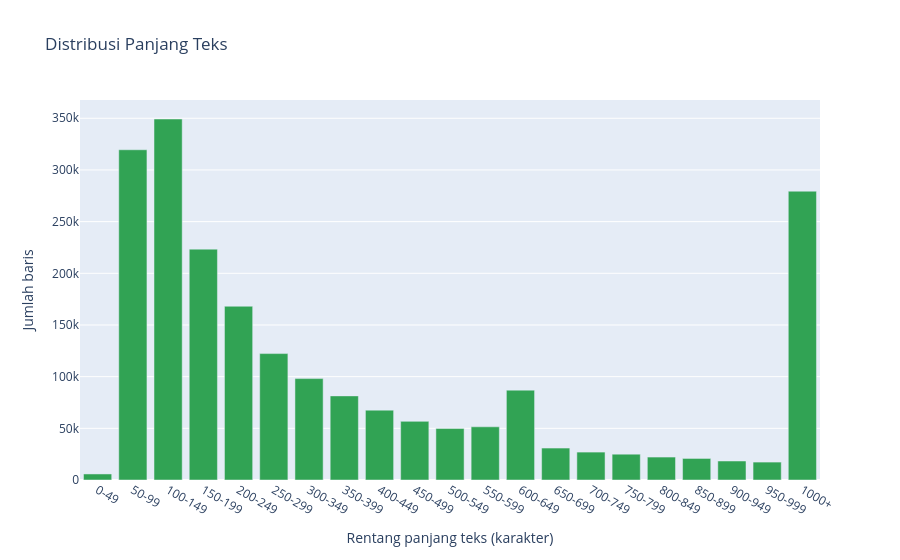

The cell this chart's notebook holds for it:
### Code cell
# Visualisasi 2: Distribusi panjang teks
# Histogram diringkas per 50 karakter; panjang 1000+ digabung

length_histogram = (
    df_eda
    .select(
        pl.when(pl.col("text_length") >= 1000)
        .then(pl.lit(1000))
        .otherwise((pl.col("text_length") // 50) * 50)
        .cast(pl.Int32)
        .alias("bin_start")
    )
    .group_by("bin_start")
    .agg(pl.len().alias("records"))
    .sort("bin_start")
)

histogram_labels = [
    "1000+" if start == 1000 else f"{start}-{start + 49}"
    for start in length_histogram["bin_start"].to_list()
]

fig2 = go.Figure(go.Bar(
    x=histogram_labels,
    y=length_histogram["records"].to_list(),
    marker_color="#31a354",
    hovertemplate="Panjang teks: %{x} karakter<br>Jumlah data: %{y:,}<extra></extra>"
))

fig2.update_layout(
    title="Distribusi Panjang Teks",
    xaxis_title="Rentang panjang teks (karakter)",
    yaxis_title="Jumlah baris"
)
fig2.show()

### Figure 1 — Plotly figure (JSON) as saved in the notebook; plotly's stock layout.template omitted (floating-point values rounded to 4 significant figures)
{"data": [{"hovertemplate": "Panjang teks: %{x} karakter<br>Jumlah data: %{y:,}<extra></extra>", "marker": {"color": "#31a354"}, "type": "bar", "x": ["0-49", "50-99", "100-149", "150-199", "200-249", "250-299", "300-349", "350-399", "400-449", "450-499", "500-549", "550-599", "600-649", "650-699", "700-749", "750-799", "800-849", "850-899", "900-949", "950-999", "1000+"], "y": [5849, 319542, 349306, 223388, 168136, 122313, 98125, 81384, 67597, 56745, 49804, 51471, 86951, 30919, 27003, 24962, 22193, 20861, 18376, 17335, 279444]}], "layout": {"title": {"text": "Distribusi Panjang Teks"}, "xaxis": {"title": {"text": "Rentang panjang teks (karakter)"}}, "yaxis": {"title": {"text": "Jumlah baris"}}}}
